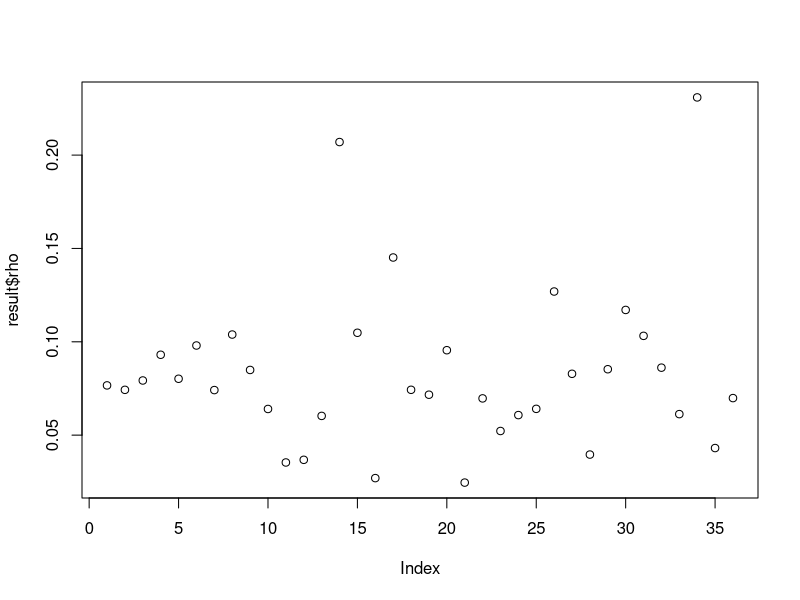
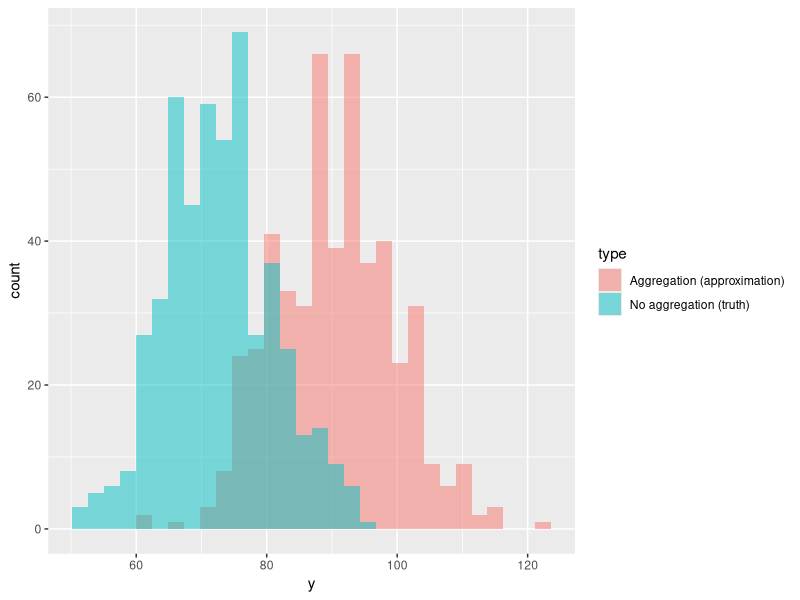
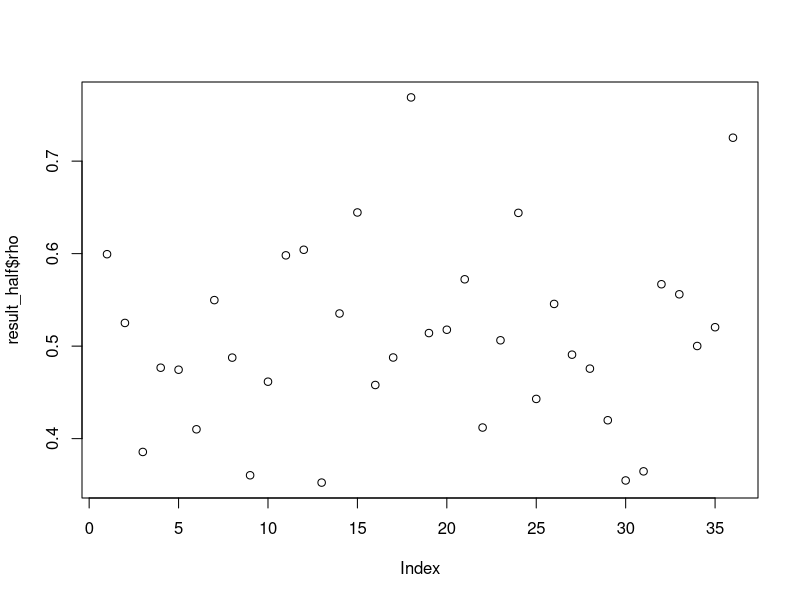
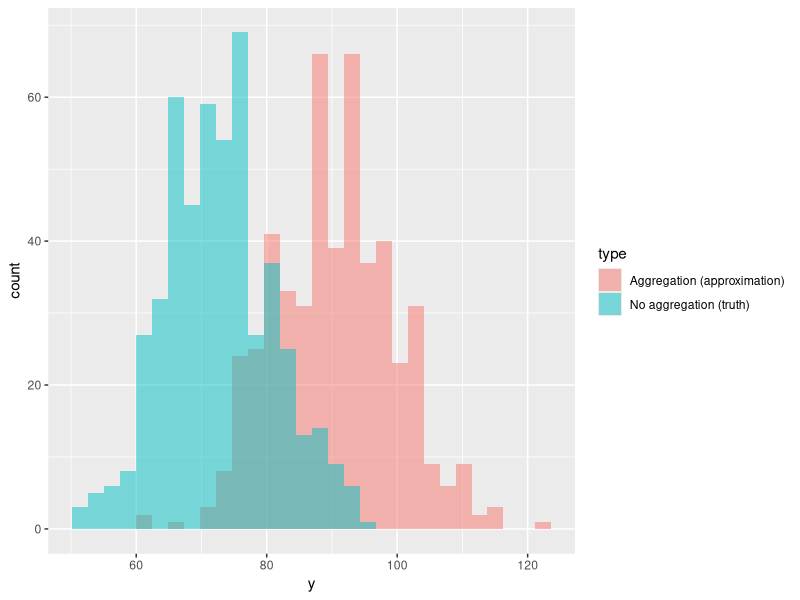

Recreate these plots in R, in order.
## ---- chunk 1
logistic <- function(x) {
  exp(x) / (1 + exp(x))
}

library(ggplot2)
library(magrittr)
## ---- chunk 2
experiment <- function(nsim, n, phi_mean, phi_sd, y_sample_size) {
  phi <- rnorm(n, phi_mean, phi_sd)
  rho <- logistic(phi)
  m <- rep(y_sample_size, n)
  
  # Without aggregation
  y <- replicate(nsim, rbinom(y_sample_size, m, rho), simplify = FALSE)
  y <- lapply(y, sum)
  
  # With aggregation (at the level of the latent field)
  y_agg <- replicate(nsim, rbinom(1, sum(m), mean(rho)), simplify = FALSE)
  
  return(list(y = unlist(y), y_agg = unlist(y_agg), phi = phi, rho = rho))
}
## ---- chunk 3
nsim <- 500
n <- 36
result <- experiment(nsim, n, -2.5, 0.5, 30)
## ---- chunk 4
plot(result$rho)
## ---- chunk 5
hist_fun <- function(result) {
  data.frame(type = c(rep("No aggregation (truth)", nsim), rep("Aggregation (approximation)", nsim)),
             y    = c(result$y, result$y_agg)) %>%
  ggplot() +
  geom_histogram(aes(x = y, fill = type), alpha = 0.5, position = "identity")
}

hist_fun(result)
## ---- chunk 6
result_half <- experiment(nsim, n, 0, 0.5, 30)
## ---- chunk 7
plot(result_half$rho)
## ---- chunk 8
hist_fun(result)
